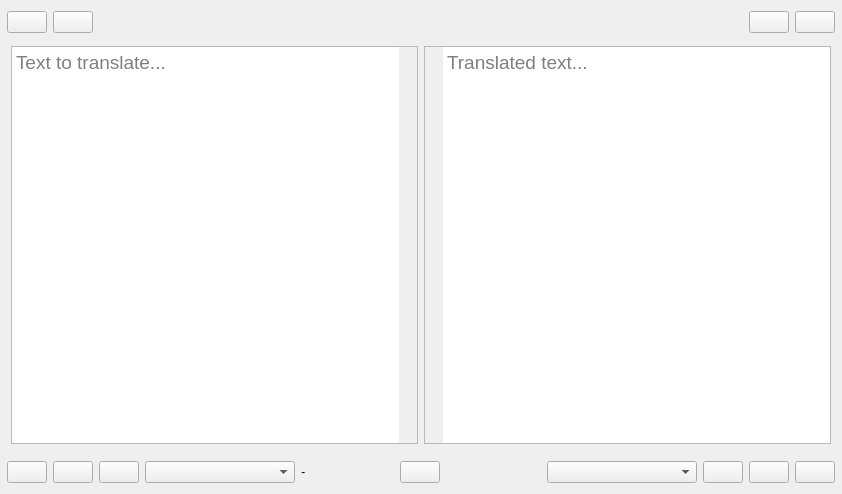
<?xml version="1.0" encoding="UTF-8"?>
<ui version="4.0">
 <class>MainWindow</class>
 <widget class="QMainWindow" name="MainWindow">
  <property name="geometry">
   <rect>
    <x>0</x>
    <y>0</y>
    <width>842</width>
    <height>494</height>
   </rect>
  </property>
  <property name="minimumSize">
   <size>
    <width>500</width>
    <height>316</height>
   </size>
  </property>
  <property name="windowTitle">
   <string>MainWindow</string>
  </property>
  <widget class="QWidget" name="centralWidget">
   <layout class="QVBoxLayout" name="verticalLayout_2">
    <property name="leftMargin">
     <number>0</number>
    </property>
    <property name="rightMargin">
     <number>0</number>
    </property>
    <item>
     <layout class="QVBoxLayout" name="verticalLayout">
      <property name="leftMargin">
       <number>0</number>
      </property>
      <property name="topMargin">
       <number>0</number>
      </property>
      <property name="bottomMargin">
       <number>0</number>
      </property>
      <item>
       <layout class="QHBoxLayout" name="horizontalLayout_3">
        <property name="leftMargin">
         <number>7</number>
        </property>
        <property name="topMargin">
         <number>0</number>
        </property>
        <property name="rightMargin">
         <number>7</number>
        </property>
        <item>
         <widget class="QWidget" name="left_buttons_widget" native="true">
          <layout class="QHBoxLayout" name="horizontalLayout_2">
           <property name="leftMargin">
            <number>0</number>
           </property>
           <property name="topMargin">
            <number>0</number>
           </property>
           <property name="rightMargin">
            <number>0</number>
           </property>
           <property name="bottomMargin">
            <number>0</number>
           </property>
           <item>
            <widget class="controlButton" name="history">
             <property name="sizePolicy">
              <sizepolicy hsizetype="Maximum" vsizetype="Fixed">
               <horstretch>0</horstretch>
               <verstretch>0</verstretch>
              </sizepolicy>
             </property>
             <property name="toolTip">
              <string>Translation hIstory</string>
             </property>
             <property name="styleSheet">
              <string notr="true"/>
             </property>
             <property name="text">
              <string/>
             </property>
             <property name="icon">
              <iconset resource="icons.qrc">
               <normaloff>:/icons/archive-drawer-line.png</normaloff>:/icons/archive-drawer-line.png</iconset>
             </property>
             <property name="iconSize">
              <size>
               <width>22</width>
               <height>22</height>
              </size>
             </property>
            </widget>
           </item>
           <item>
            <widget class="controlButton" name="lineByline">
             <property name="sizePolicy">
              <sizepolicy hsizetype="Maximum" vsizetype="Fixed">
               <horstretch>0</horstretch>
               <verstretch>0</verstretch>
              </sizepolicy>
             </property>
             <property name="toolTip">
              <string>Line By LineTranslation</string>
             </property>
             <property name="styleSheet">
              <string notr="true"/>
             </property>
             <property name="text">
              <string/>
             </property>
             <property name="icon">
              <iconset resource="icons.qrc">
               <normaloff>:/icons/magic-line.png</normaloff>:/icons/magic-line.png</iconset>
             </property>
             <property name="iconSize">
              <size>
               <width>22</width>
               <height>22</height>
              </size>
             </property>
            </widget>
           </item>
           <item>
            <spacer name="horizontalSpacer_7">
             <property name="orientation">
              <enum>Qt::Horizontal</enum>
             </property>
             <property name="sizeHint" stdset="0">
              <size>
               <width>40</width>
               <height>20</height>
              </size>
             </property>
            </spacer>
           </item>
          </layout>
         </widget>
        </item>
        <item>
         <spacer name="horizontalSpacer_4">
          <property name="orientation">
           <enum>Qt::Horizontal</enum>
          </property>
          <property name="sizeHint" stdset="0">
           <size>
            <width>40</width>
            <height>20</height>
           </size>
          </property>
         </spacer>
        </item>
        <item>
         <widget class="QLabel" name="label">
          <property name="text">
           <string/>
          </property>
          <property name="pixmap">
           <pixmap>../../../../tmp/logo.png</pixmap>
          </property>
          <property name="alignment">
           <set>Qt::AlignCenter</set>
          </property>
         </widget>
        </item>
        <item>
         <spacer name="horizontalSpacer_3">
          <property name="orientation">
           <enum>Qt::Horizontal</enum>
          </property>
          <property name="sizeHint" stdset="0">
           <size>
            <width>40</width>
            <height>20</height>
           </size>
          </property>
         </spacer>
        </item>
        <item>
         <widget class="QWidget" name="right_button_widget" native="true">
          <layout class="QHBoxLayout" name="horizontalLayout_6">
           <property name="leftMargin">
            <number>0</number>
           </property>
           <property name="topMargin">
            <number>0</number>
           </property>
           <property name="rightMargin">
            <number>0</number>
           </property>
           <property name="bottomMargin">
            <number>0</number>
           </property>
           <item>
            <spacer name="horizontalSpacer_6">
             <property name="orientation">
              <enum>Qt::Horizontal</enum>
             </property>
             <property name="sizeHint" stdset="0">
              <size>
               <width>40</width>
               <height>20</height>
              </size>
             </property>
            </spacer>
           </item>
           <item>
            <widget class="controlButton" name="help">
             <property name="sizePolicy">
              <sizepolicy hsizetype="Maximum" vsizetype="Fixed">
               <horstretch>0</horstretch>
               <verstretch>0</verstretch>
              </sizepolicy>
             </property>
             <property name="toolTip">
              <string>Help</string>
             </property>
             <property name="styleSheet">
              <string notr="true"/>
             </property>
             <property name="text">
              <string/>
             </property>
             <property name="icon">
              <iconset resource="icons.qrc">
               <normaloff>:/icons/questionnaire-line.png</normaloff>:/icons/questionnaire-line.png</iconset>
             </property>
             <property name="iconSize">
              <size>
               <width>22</width>
               <height>22</height>
              </size>
             </property>
            </widget>
           </item>
           <item>
            <widget class="controlButton" name="settings">
             <property name="sizePolicy">
              <sizepolicy hsizetype="Maximum" vsizetype="Fixed">
               <horstretch>0</horstretch>
               <verstretch>0</verstretch>
              </sizepolicy>
             </property>
             <property name="toolTip">
              <string>Application settings</string>
             </property>
             <property name="styleSheet">
              <string notr="true"/>
             </property>
             <property name="text">
              <string/>
             </property>
             <property name="icon">
              <iconset resource="icons.qrc">
               <normaloff>:/icons/setting-line.png</normaloff>:/icons/setting-line.png</iconset>
             </property>
             <property name="iconSize">
              <size>
               <width>22</width>
               <height>22</height>
              </size>
             </property>
            </widget>
           </item>
          </layout>
         </widget>
        </item>
       </layout>
      </item>
      <item>
       <widget class="QFrame" name="translationWidget">
        <property name="sizePolicy">
         <sizepolicy hsizetype="Expanding" vsizetype="Expanding">
          <horstretch>0</horstretch>
          <verstretch>0</verstretch>
         </sizepolicy>
        </property>
        <layout class="QHBoxLayout" name="horizontalLayout">
         <property name="topMargin">
          <number>7</number>
         </property>
         <item>
          <widget class="QTextEdit" name="src1">
           <property name="font">
            <font>
             <pointsize>14</pointsize>
            </font>
           </property>
           <property name="mouseTracking">
            <bool>true</bool>
           </property>
           <property name="layoutDirection">
            <enum>Qt::RightToLeft</enum>
           </property>
           <property name="styleSheet">
            <string notr="true">QTextEdit{padding-right: 18px;}</string>
           </property>
           <property name="acceptRichText">
            <bool>false</bool>
           </property>
           <property name="placeholderText">
            <string>Text to translate...</string>
           </property>
          </widget>
         </item>
         <item>
          <widget class="QTextEdit" name="src2">
           <property name="font">
            <font>
             <pointsize>14</pointsize>
            </font>
           </property>
           <property name="styleSheet">
            <string notr="true">QTextEdit{padding-left: 18px;}</string>
           </property>
           <property name="acceptRichText">
            <bool>false</bool>
           </property>
           <property name="placeholderText">
            <string>Translated text...</string>
           </property>
          </widget>
         </item>
        </layout>
       </widget>
      </item>
      <item>
       <layout class="QHBoxLayout" name="horizontalLayout_4">
        <property name="leftMargin">
         <number>7</number>
        </property>
        <property name="topMargin">
         <number>0</number>
        </property>
        <property name="rightMargin">
         <number>7</number>
        </property>
        <item>
         <widget class="controlButton" name="play1">
          <property name="sizePolicy">
           <sizepolicy hsizetype="Maximum" vsizetype="Fixed">
            <horstretch>0</horstretch>
            <verstretch>0</verstretch>
           </sizepolicy>
          </property>
          <property name="toolTip">
           <string>Play</string>
          </property>
          <property name="styleSheet">
           <string notr="true"/>
          </property>
          <property name="text">
           <string/>
          </property>
          <property name="icon">
           <iconset resource="icons.qrc">
            <normaloff>:/icons/volume-up-line.png</normaloff>:/icons/volume-up-line.png</iconset>
          </property>
          <property name="iconSize">
           <size>
            <width>22</width>
            <height>22</height>
           </size>
          </property>
         </widget>
        </item>
        <item>
         <widget class="controlButton" name="paste">
          <property name="sizePolicy">
           <sizepolicy hsizetype="Maximum" vsizetype="Fixed">
            <horstretch>0</horstretch>
            <verstretch>0</verstretch>
           </sizepolicy>
          </property>
          <property name="toolTip">
           <string>Paste text</string>
          </property>
          <property name="styleSheet">
           <string notr="true"/>
          </property>
          <property name="text">
           <string/>
          </property>
          <property name="icon">
           <iconset resource="icons.qrc">
            <normaloff>:/icons/clipboard-line.png</normaloff>:/icons/clipboard-line.png</iconset>
          </property>
          <property name="iconSize">
           <size>
            <width>22</width>
            <height>22</height>
           </size>
          </property>
         </widget>
        </item>
        <item>
         <widget class="controlButton" name="clear">
          <property name="sizePolicy">
           <sizepolicy hsizetype="Maximum" vsizetype="Fixed">
            <horstretch>0</horstretch>
            <verstretch>0</verstretch>
           </sizepolicy>
          </property>
          <property name="toolTip">
           <string>Clear</string>
          </property>
          <property name="styleSheet">
           <string notr="true"/>
          </property>
          <property name="text">
           <string/>
          </property>
          <property name="icon">
           <iconset resource="icons.qrc">
            <normaloff>:/icons/close-fill.png</normaloff>:/icons/close-fill.png</iconset>
          </property>
          <property name="iconSize">
           <size>
            <width>22</width>
            <height>22</height>
           </size>
          </property>
         </widget>
        </item>
        <item>
         <widget class="QComboBox" name="lang1">
          <property name="sizePolicy">
           <sizepolicy hsizetype="Expanding" vsizetype="Fixed">
            <horstretch>0</horstretch>
            <verstretch>0</verstretch>
           </sizepolicy>
          </property>
          <property name="minimumSize">
           <size>
            <width>150</width>
            <height>0</height>
           </size>
          </property>
          <property name="iconSize">
           <size>
            <width>18</width>
            <height>18</height>
           </size>
          </property>
         </widget>
        </item>
        <item>
         <widget class="QLabel" name="counter">
          <property name="sizePolicy">
           <sizepolicy hsizetype="Preferred" vsizetype="Preferred">
            <horstretch>0</horstretch>
            <verstretch>0</verstretch>
           </sizepolicy>
          </property>
          <property name="font">
           <font>
            <pointsize>9</pointsize>
            <italic>true</italic>
           </font>
          </property>
          <property name="text">
           <string>-</string>
          </property>
          <property name="textInteractionFlags">
           <set>Qt::NoTextInteraction</set>
          </property>
         </widget>
        </item>
        <item>
         <spacer name="horizontalSpacer">
          <property name="orientation">
           <enum>Qt::Horizontal</enum>
          </property>
          <property name="sizeHint" stdset="0">
           <size>
            <width>40</width>
            <height>20</height>
           </size>
          </property>
         </spacer>
        </item>
        <item>
         <widget class="controlButton" name="switch_lang">
          <property name="sizePolicy">
           <sizepolicy hsizetype="Maximum" vsizetype="Fixed">
            <horstretch>0</horstretch>
            <verstretch>0</verstretch>
           </sizepolicy>
          </property>
          <property name="toolTip">
           <string>Switch Languages</string>
          </property>
          <property name="styleSheet">
           <string notr="true"/>
          </property>
          <property name="text">
           <string/>
          </property>
          <property name="icon">
           <iconset resource="icons.qrc">
            <normaloff>:/icons/swap-box-line.png</normaloff>:/icons/swap-box-line.png</iconset>
          </property>
          <property name="iconSize">
           <size>
            <width>22</width>
            <height>22</height>
           </size>
          </property>
         </widget>
        </item>
        <item>
         <spacer name="horizontalSpacer_2">
          <property name="orientation">
           <enum>Qt::Horizontal</enum>
          </property>
          <property name="sizeHint" stdset="0">
           <size>
            <width>40</width>
            <height>20</height>
           </size>
          </property>
         </spacer>
        </item>
        <item>
         <widget class="QLabel" name="counter_2">
          <property name="text">
           <string/>
          </property>
          <property name="textInteractionFlags">
           <set>Qt::NoTextInteraction</set>
          </property>
         </widget>
        </item>
        <item>
         <widget class="QComboBox" name="lang2">
          <property name="sizePolicy">
           <sizepolicy hsizetype="Expanding" vsizetype="Fixed">
            <horstretch>0</horstretch>
            <verstretch>0</verstretch>
           </sizepolicy>
          </property>
          <property name="minimumSize">
           <size>
            <width>150</width>
            <height>0</height>
           </size>
          </property>
          <property name="iconSize">
           <size>
            <width>18</width>
            <height>18</height>
           </size>
          </property>
         </widget>
        </item>
        <item>
         <widget class="controlButton" name="copy">
          <property name="sizePolicy">
           <sizepolicy hsizetype="Maximum" vsizetype="Fixed">
            <horstretch>0</horstretch>
            <verstretch>0</verstretch>
           </sizepolicy>
          </property>
          <property name="toolTip">
           <string>Copy translation</string>
          </property>
          <property name="styleSheet">
           <string notr="true"/>
          </property>
          <property name="text">
           <string/>
          </property>
          <property name="icon">
           <iconset resource="icons.qrc">
            <normaloff>:/icons/file-copy-line.png</normaloff>:/icons/file-copy-line.png</iconset>
          </property>
          <property name="iconSize">
           <size>
            <width>22</width>
            <height>22</height>
           </size>
          </property>
         </widget>
        </item>
        <item>
         <widget class="controlButton" name="share">
          <property name="sizePolicy">
           <sizepolicy hsizetype="Maximum" vsizetype="Fixed">
            <horstretch>0</horstretch>
            <verstretch>0</verstretch>
           </sizepolicy>
          </property>
          <property name="toolTip">
           <string>Share/Export translation</string>
          </property>
          <property name="styleSheet">
           <string notr="true"/>
          </property>
          <property name="text">
           <string/>
          </property>
          <property name="icon">
           <iconset resource="icons.qrc">
            <normaloff>:/icons/share-line.png</normaloff>:/icons/share-line.png</iconset>
          </property>
          <property name="iconSize">
           <size>
            <width>22</width>
            <height>22</height>
           </size>
          </property>
         </widget>
        </item>
        <item>
         <widget class="controlButton" name="play2">
          <property name="sizePolicy">
           <sizepolicy hsizetype="Maximum" vsizetype="Fixed">
            <horstretch>0</horstretch>
            <verstretch>0</verstretch>
           </sizepolicy>
          </property>
          <property name="toolTip">
           <string>Play translation</string>
          </property>
          <property name="styleSheet">
           <string notr="true"/>
          </property>
          <property name="text">
           <string/>
          </property>
          <property name="icon">
           <iconset resource="icons.qrc">
            <normaloff>:/icons/volume-up-line.png</normaloff>:/icons/volume-up-line.png</iconset>
          </property>
          <property name="iconSize">
           <size>
            <width>22</width>
            <height>22</height>
           </size>
          </property>
         </widget>
        </item>
       </layout>
      </item>
     </layout>
    </item>
   </layout>
  </widget>
 </widget>
 <layoutdefault spacing="6" margin="11"/>
 <customwidgets>
  <customwidget>
   <class>controlButton</class>
   <extends>QPushButton</extends>
   <header>controlbutton.h</header>
  </customwidget>
 </customwidgets>
 <resources>
  <include location="icons.qrc"/>
 </resources>
 <connections/>
</ui>
